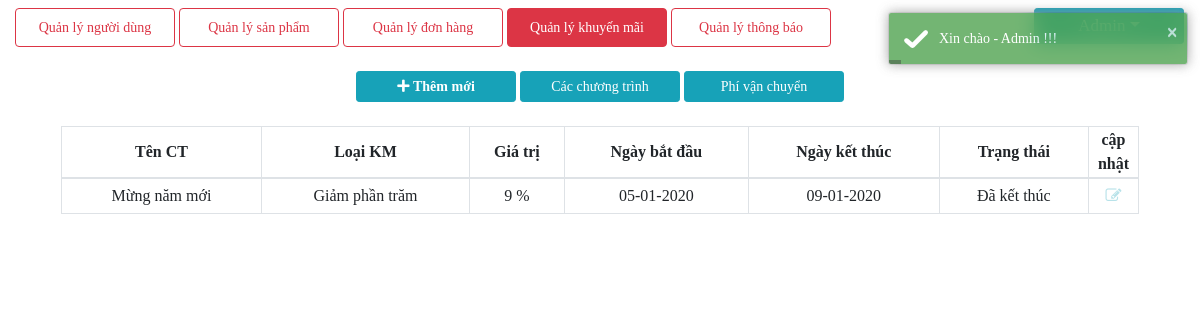
The page /admin.php?action=promotions&promotions (signed in) on the database as committed earlier.
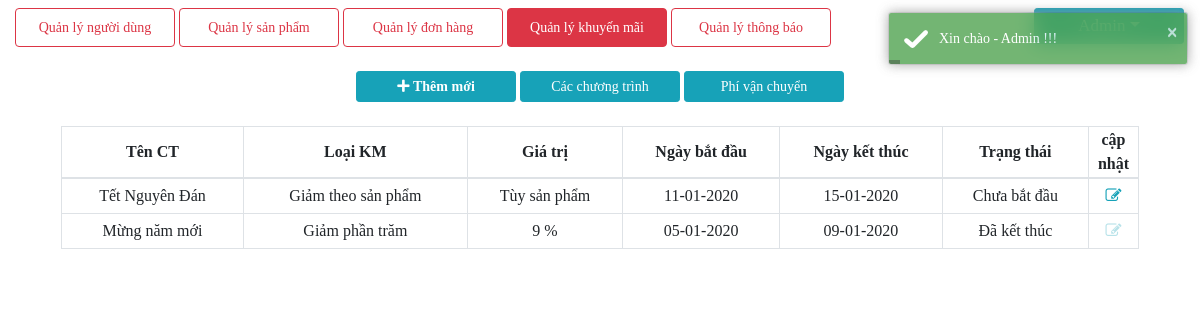
The same page on the database as committed later.
### tables this page shows
CREATE TABLE `promotions`  (
  `id_promo` int(11) NOT NULL AUTO_INCREMENT,
  `name_promo` varchar(50) NULL DEFAULT NULL,
  `type_promo` tinyint(1) NULL DEFAULT NULL,
  `value` decimal(10, 0) NULL DEFAULT 0,
  `date_start` date NULL DEFAULT NULL,
  `date_end` date NULL DEFAULT NULL,
  `status` tinyint(1) NULL DEFAULT 1,
  PRIMARY KEY (`id_promo`) USING BTREE
);

### lib/function/function.php (called while the page is built, shortened)
<?php
    function name_type_promotions($type_promo){
        switch($type_promo){
            case 2 : return "Giảm phần trăm";
                break;
            case 3 : return "Giảm theo sản phẩm";
                break;
        }
    }
    function unit_promotions($type_promo,$value){
        switch($type_promo){
            case 2 : return "$value %";
                break;
            case 3 : return "Tùy sản phẩm";
                break;
        }
    }
    function status_promotions($type_promo){
        switch($type_promo){
            case 1 : return "Chưa bắt đầu";
                break;
            case 3 : return "Đã kết thúc";
                break;
        }
    }
?>

### lib/admin/manage/promotions.php (the view, shortened to what this page needs)
<?php if(in_array(1, $_SESSION['id_per']) || in_array(6, $_SESSION['id_per'])){ ?>
<div class="container mt-4">
    <div id="accordion">
        <div class="text-center">
            <a class="btn btn-info btn-sm" id="button2" data-toggle="collapse" href="#collapseOne"><i class="fas fa-plus"> Thêm mới</i></a>
            <a class="btn btn-info btn-sm" id="button2" data-toggle="collapse" href="#collapseTwo">Các chương trình</a>
            <a class="btn btn-info btn-sm" id="button2" data-toggle="collapse" href="#collapseThree">Phí vận chuyển</a>
        </div>
        <div id="collapseTwo" class="collapse text-center <?php if(isset($_GET['promotions'])) echo 'show' ?> mt-4 px-3" data-parent="#accordion">
            <?php
                $stmt=$conn->prepare('SELECT count(id_promo) AS total_record FROM promotions');
                $stmt->execute();
                $row=$stmt->fetch();
                $total_record=$row['total_record'];
                if($total_record > 0){ ?>
                <table class="table-bordered table-hover show col-md-12 text-center">
                    <thead>
                        <th>Tên CT</th>
                        <th>Loại KM</th>
                        <th>Giá trị</th>
                        <th>Ngày bắt đầu</th>
                        <th>Ngày kết thúc</th>
                        <th>Trạng thái</th>
                        <th width="50px">cập nhật</th>
                    </thead>
                    <tbody>
                    <?php
                        $current_page = isset($_GET['page']) ? $_GET['page'] : 1;
                        $limit=10;
                        $total_page=ceil($total_record / $limit);
                        $start = ($current_page - 1) * $limit;
                        $stmt = $conn->prepare('SELECT * FROM promotions ORDER BY id_promo DESC LIMIT :start, :limit');
                        $stmt->bindValue(':start', $start, PDO::PARAM_INT);
                        $stmt->bindValue(':limit', $limit, PDO::PARAM_INT);
                        $stmt -> execute();
                        $result = $stmt->fetchAll(PDO::FETCH_ASSOC);
                        foreach ($result as $row) { ?>
                        <tr>
                            <td height="35px"><?php echo $row['name_promo'] ?></td>
                            <td><?php echo name_type_promotions($row['type_promo']) ?></td>
                            <td><?php echo unit_promotions($row['type_promo'],$row['value']) ?></td>
                            <td><?php echo date_format(date_create($row['date_start'], new DateTimeZone('Asia/Bangkok')),"d-m-Y") ?></td>
                            <td><?php echo date_format(date_create($row['date_end'], new DateTimeZone('Asia/Bangkok')),"d-m-Y") ?></td>
                            <td><?php echo status_promotions($row['status']) ?></td>
                            <td><a href="" class="text-info <?php if($row['status']==3) echo 'isDisabled' ?>" data-toggle="modal" data-target="<?php echo '#promotions'.$row['id_promo'] ?>"
                            data-toggle="tooltip" title="Cập nhật chương trình khuyến mãi"><i class="fa fa-pencil-square-o" aria-hidden="true"></i></a></td>
                        </tr>
                    <?php } ?>
                    </tbody>
                </table>
            <?php
            if($total_record > $limit){ ?>
                <?php pagination($current_page, $total_page,"admin.php?action=promotions&page=") ?>
            <?php }} ?>
        </div>
    </div>
</div>
<?php } ?>

Rows that differ between the two databases and show on the page:
added promotions: name_promo "Tết Nguyên Đán", type_promo "Giảm theo sản phẩm", unit_promotions($row['type_promo'],$row['value']) "Tùy sản phẩm", date_start "11-01-2020", date_end "15-01-2020", status "Chưa bắt đầu"
